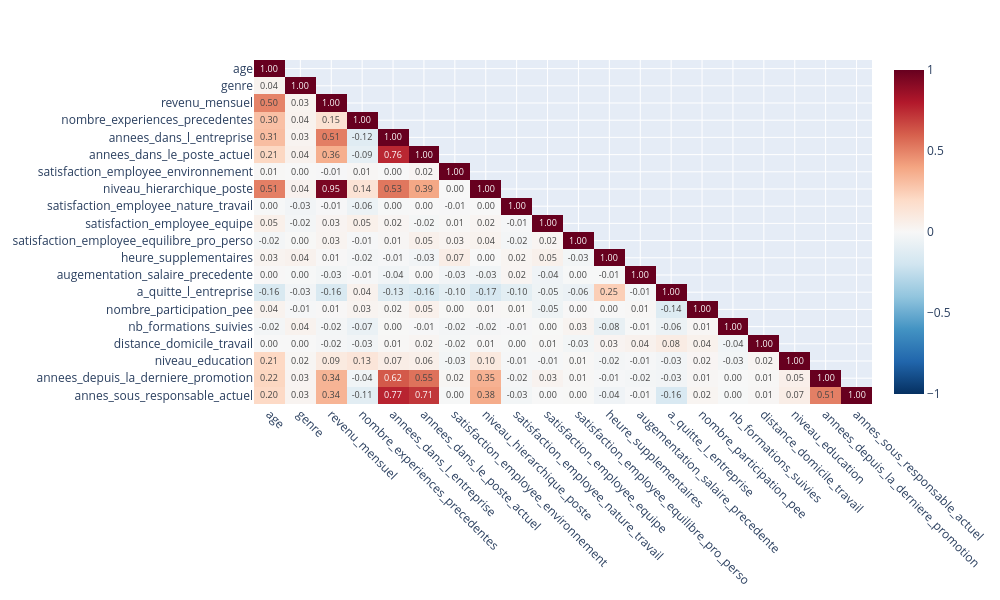

The cell this chart's notebook holds for it:
### Markdown cell above
#### <p style="background-color:#AED6F1; color:#1A5276; padding:8px 15px; border-radius:4px; font-size:15px; font-weight:bold;">4.1.3 Analyse de corrélation graphique</p>

### Code cell
#Calculer la matrice de corrélation
corr_matrix = df_merge.corr(numeric_only=True)



# Créer un masque pour cacher le triangle supérieur (garder diagonale + inférieur)
mask = np.triu(np.ones_like(corr_matrix, dtype=bool), k=1)
corr_masked = corr_matrix.mask(mask)  # remplace par NaN les valeurs masquées

fig = px.imshow(
    corr_masked,
    text_auto=".2f",
    color_continuous_scale="RdBu_r",
    zmin=-1, zmax=1,
    aspect="auto"
)

fig.update_layout(
    width=1000,   # agrandir en largeur
    height=600,  # agrandir en hauteur (carré car matrice carrée)
    xaxis=dict(tickangle=45, dtick=1),  # dtick=1 force l'affichage de CHAQUE label
    yaxis=dict(dtick=1)
)
fig.show()

### Figure 1 — Plotly figure (JSON) as saved in the notebook; plotly's stock layout.template omitted (floating-point values rounded to 4 significant figures; data arrays with more than 128 entries replaced by an {"elided": "..."} marker saying what was removed)
{"data": [{"coloraxis": "coloraxis", "hovertemplate": "x: %{x}<br>y: %{y}<br>color: %{z}<extra></extra>", "name": "0", "texttemplate": "%{z:.2f}", "type": "heatmap", "x": ["age", "genre", "revenu_mensuel", "nombre_experiences_precedentes", "annees_dans_l_entreprise", "annees_dans_le_poste_actuel", "satisfaction_employee_environnement", "niveau_hierarchique_poste", "satisfaction_employee_nature_travail", "satisfaction_employee_equipe", "satisfaction_employee_equilibre_pro_perso", "heure_supplementaires", "augementation_salaire_precedente", "a_quitte_l_entreprise", "nombre_participation_pee", "nb_formations_suivies", "distance_domicile_travail", "niveau_education", "annees_depuis_la_derniere_promotion", "annes_sous_responsable_actuel"], "xaxis": "x", "y": ["age", "genre", "revenu_mensuel", "nombre_experiences_precedentes", "annees_dans_l_entreprise", "annees_dans_le_poste_actuel", "satisfaction_employee_environnement", "niveau_hierarchique_poste", "satisfaction_employee_nature_travail", "satisfaction_employee_equipe", "satisfaction_employee_equilibre_pro_perso", "heure_supplementaires", "augementation_salaire_precedente", "a_quitte_l_entreprise", "nombre_participation_pee", "nb_formations_suivies", "distance_domicile_travail", "niveau_education", "annees_depuis_la_derniere_promotion", "annes_sous_responsable_actuel"], "yaxis": "y", "z": {"elided": "20x20 float values"}}], "layout": {"coloraxis": {"autocolorscale": false, "cmax": 1, "cmin": -1, "colorscale": [[0, "rgb(5,48,97)"], [0.1, "rgb(33,102,172)"], [0.2, "rgb(67,147,195)"], [0.3, "rgb(146,197,222)"], [0.4, "rgb(209,229,240)"], [0.5, "rgb(247,247,247)"], [0.6, "rgb(253,219,199)"], [0.7, "rgb(244,165,130)"], [0.8, "rgb(214,96,77)"], [0.9, "rgb(178,24,43)"], [1, "rgb(103,0,31)"]]}, "height": 600, "margin": {"t": 60}, "width": 1000, "xaxis": {"anchor": "y", "domain": [0, 1], "dtick": 1, "tickangle": 45}, "yaxis": {"anchor": "x", "autorange": "reversed", "domain": [0, 1], "dtick": 1}}}
